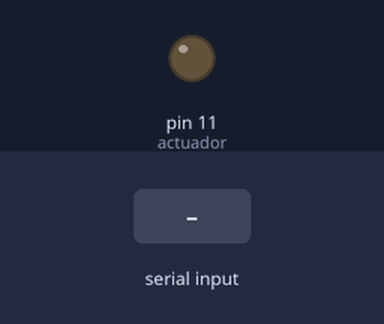
Simulated run of this sketch. Board: Arduino Uno, built with avr-gcc and run on an emulated ATmega328P. On the bench: output pins drawn as LEDs (lit = HIGH). The inputs (shaded band) are chosen by the test bench.

Above: at 1.2 s.
1.3 s: "1\n" received over Serial
At 1.7 s:
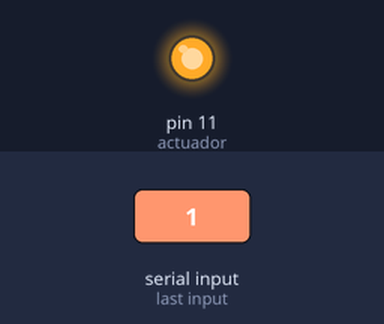
2.9 s: "0\n" received over Serial
At 3.3 s:
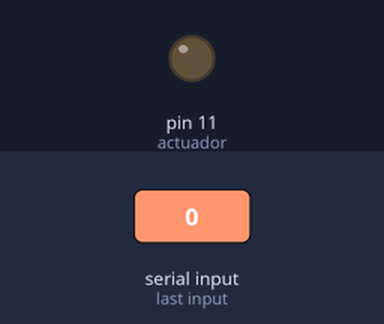
Timing chart, 0 to 5.9 s (numbered marks = the images above; inputs shaded):
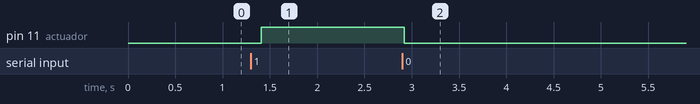

The sketch:

P11.ino
```cpp
int actuador = 11;
void setup() {
  // put your setup code here, to run once:
  Serial.begin(9600);
  Serial.setTimeout(10);
  pinMode(actuador,OUTPUT);

}
int v;
void loop() {
  // put your main code here, to run repeatedly:
  if(Serial.available()>0){
    v=Serial.readString().toInt();
    if(v ==0 || v==1){
      digitalWrite(actuador,v);

    }else{
      Serial.println("Valor no valido");
    }

  }
  delay(100);

}
```

Measured:
- after the input at 1.3 s, pin 11 (actuador): LOW → HIGH after 0.11 s
- after the input at 2.9 s, pin 11 (actuador): HIGH → LOW at once
